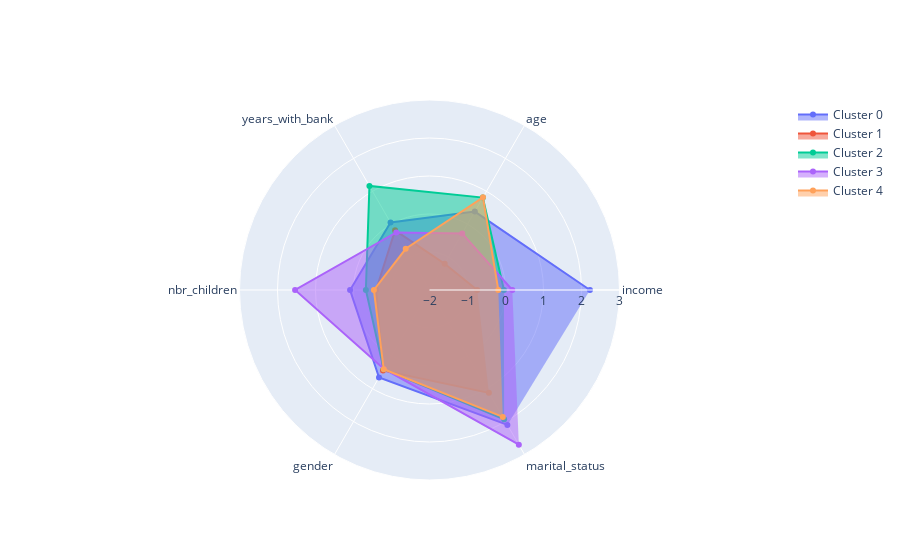

The cell this chart's notebook holds for it:
### Code cell
fig = go.Figure()
fig.add_trace(go.Scatterpolar(r=df[0], theta=df['index'], fill='toself', name='Cluster 0'))
fig.add_trace(go.Scatterpolar(r=df[1], theta=df['index'], fill='toself', name='Cluster 1'))
fig.add_trace(go.Scatterpolar(r=df[2], theta=df['index'], fill='toself', name='Cluster 2'))
fig.add_trace(go.Scatterpolar(r=df[3], theta=df['index'], fill='toself', name='Cluster 3'))
fig.add_trace(go.Scatterpolar(r=df[4], theta=df['index'], fill='toself', name='Cluster 4'))
fig.update_layout(
  polar=dict(
    radialaxis=dict(
      visible=True,
      range=[-2, 3]
    )),
  showlegend=True
)

fig.show()

### Figure 1 — Plotly figure (JSON) as saved in the notebook; plotly's stock layout.template omitted (floating-point values rounded to 4 significant figures)
{"data": [{"fill": "toself", "name": "Cluster 0", "r": [2.222, 0.384, 0.05057, 0.09017, 0.6571, 2.1], "theta": ["income", "age", "years_with_bank", "nbr_children", "gender", "marital_status"], "type": "scatterpolar"}, {"fill": "toself", "name": "Cluster 1", "r": [-0.746, -1.202, -0.1872, -0.5936, 0.4472, 1.126], "theta": ["income", "age", "years_with_bank", "nbr_children", "gender", "marital_status"], "type": "scatterpolar"}, {"fill": "toself", "name": "Cluster 2", "r": [-0.04122, 0.8087, 1.161, -0.3256, 0.411, 1.926], "theta": ["income", "age", "years_with_bank", "nbr_children", "gender", "marital_status"], "type": "scatterpolar"}, {"fill": "toself", "name": "Cluster 3", "r": [0.1788, -0.2794, -0.2512, 1.537, 0.3975, 2.702], "theta": ["income", "age", "years_with_bank", "nbr_children", "gender", "marital_status"], "type": "scatterpolar"}, {"fill": "toself", "name": "Cluster 4", "r": [-0.1895, 0.8152, -0.7474, -0.5364, 0.4091, 1.857], "theta": ["income", "age", "years_with_bank", "nbr_children", "gender", "marital_status"], "type": "scatterpolar"}], "layout": {"autosize": true, "polar": {"angularaxis": {"type": "category"}, "radialaxis": {"autorange": false, "range": [-2, 3], "type": "linear", "visible": true}}, "showlegend": true}}
